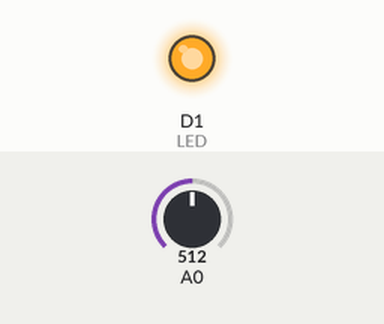
The sketch below on a simulated ESP8266 (NodeMCU). Shown: output pins drawn as LEDs (lit = HIGH). Inputs (shaded band) come from the test bench; at power-on: A0 = 512.

Above: at 1.2 s.
1.3 s: A0 set to 122
At 2.3 s:
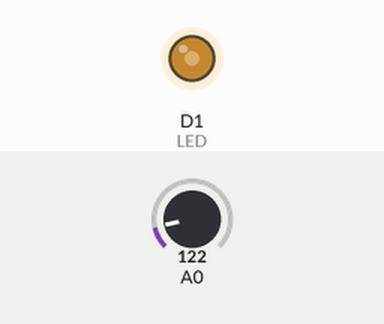
2.8 s: A0 set to 0
At 3.4 s:
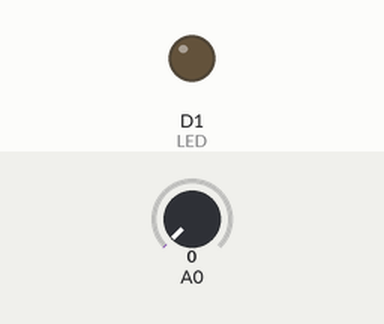
4.3 s: A0 set to 306
At 5.7 s:
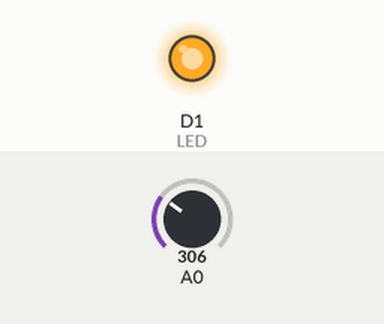
Timing chart, 0 to 7.3 s (numbered marks = the images above; inputs shaded):
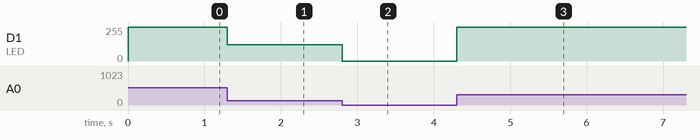

Measured:
- after the input at 1.3 s, D1 (LED): 255/255 → 122/255 at once
- after the input at 2.8 s, D1 (LED): 122/255 → 0/255 at once
- after the input at 4.3 s, D1 (LED): 0/255 → 255/255 at once

The sketch:

PWM.ino
```cpp
/*
 * CURSO - Controle dispositivos remotamente com ESP8266
 * Por: Fábio Souza
 *
 * PWM
 * Saida PWM
 */

const byte LED = D1; //pino que do LED


void setup() {
  pinMode(LED, OUTPUT);
}

void loop() {
  analogWrite(LED,analogRead(A0));
}
```
